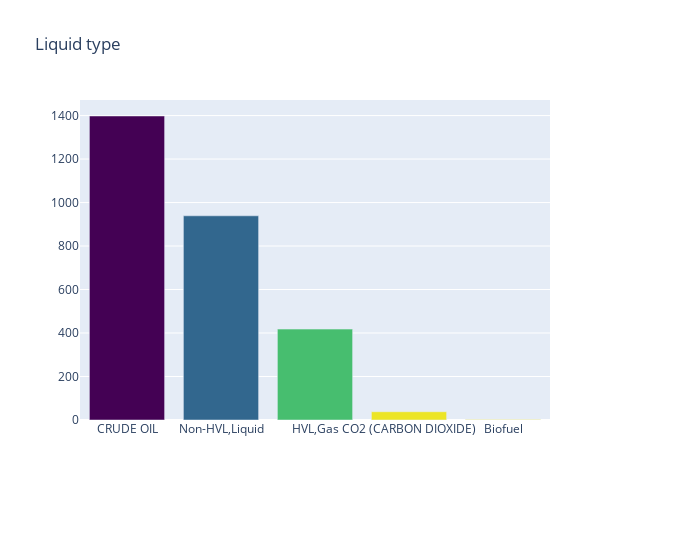

Here is the notebook cell this chart was saved with:
### Code cell
ltype = ldata.value_counts()
ltype = go.Bar(
   y = ltype.values, 
   x = ltype.index.values, 
   name = 'Liquid Type Count', 
     marker=dict(
        color=ltype.values,
        colorscale = 'Viridis',
        reversescale = True
        )
)

data = [ltype]

layout = go.Layout (
title = 'Liquid type', 
width = 700, 
margin=go.Margin(b=140, r=150)
)

fig = go.Figure(data=data, layout=layout)
py.iplot(fig, filename='basic-bar')

### Figure 1 — Plotly figure (JSON) as saved in the notebook; plotly's stock layout.template omitted (floating-point values rounded to 4 significant figures)
{"data": [{"marker": {"color": [1398, 939, 418, 38, 2], "colorscale": [[0, "#440154"], [0.1111, "#482878"], [0.2222, "#3e4989"], [0.3333, "#31688e"], [0.4444, "#26828e"], [0.5556, "#1f9e89"], [0.6667, "#35b779"], [0.7778, "#6ece58"], [0.8889, "#b5de2b"], [1, "#fde725"]], "reversescale": true}, "name": "Liquid Type Count", "type": "bar", "x": ["CRUDE OIL", "Non-HVL,Liquid", "HVL,Gas", "CO2 (CARBON DIOXIDE)", "Biofuel"], "y": [1398, 939, 418, 38, 2]}], "layout": {"margin": {"b": 140, "r": 150}, "title": {"text": "Liquid type"}, "width": 700}}
